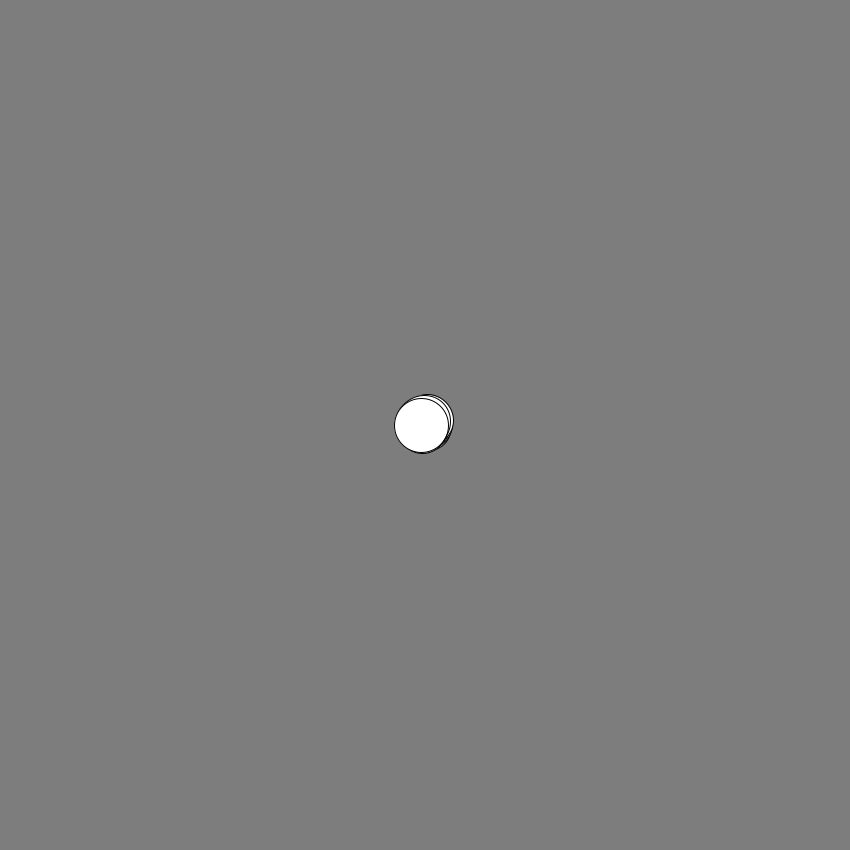
Frame 1 (no input)
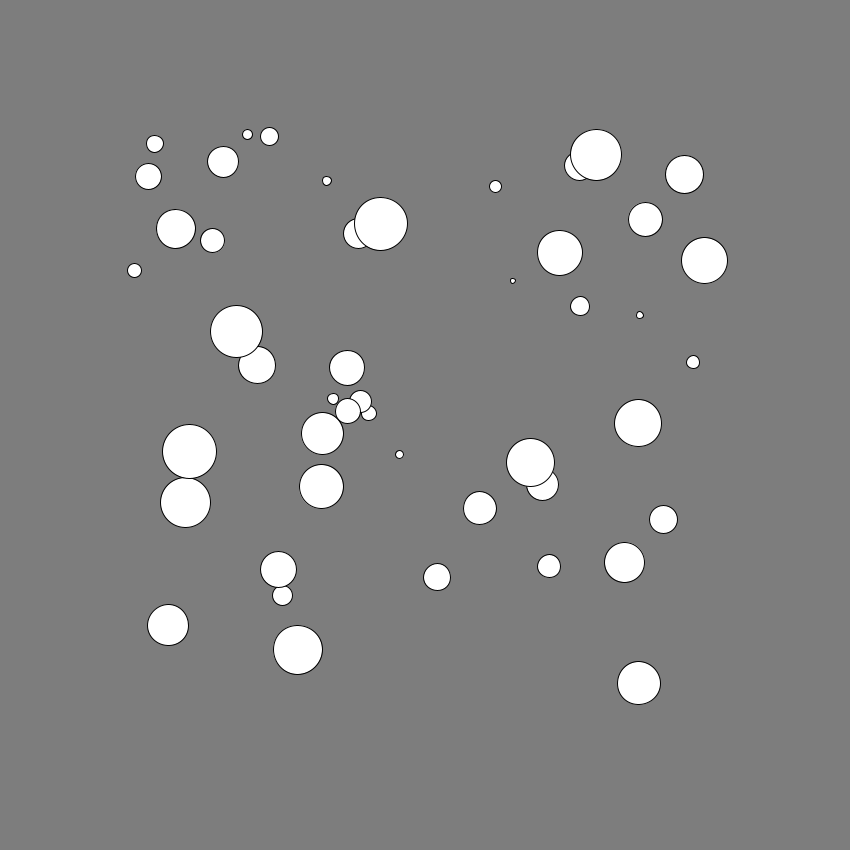
Frame 60 (the mouse pressed at the canvas centre just before this capture)
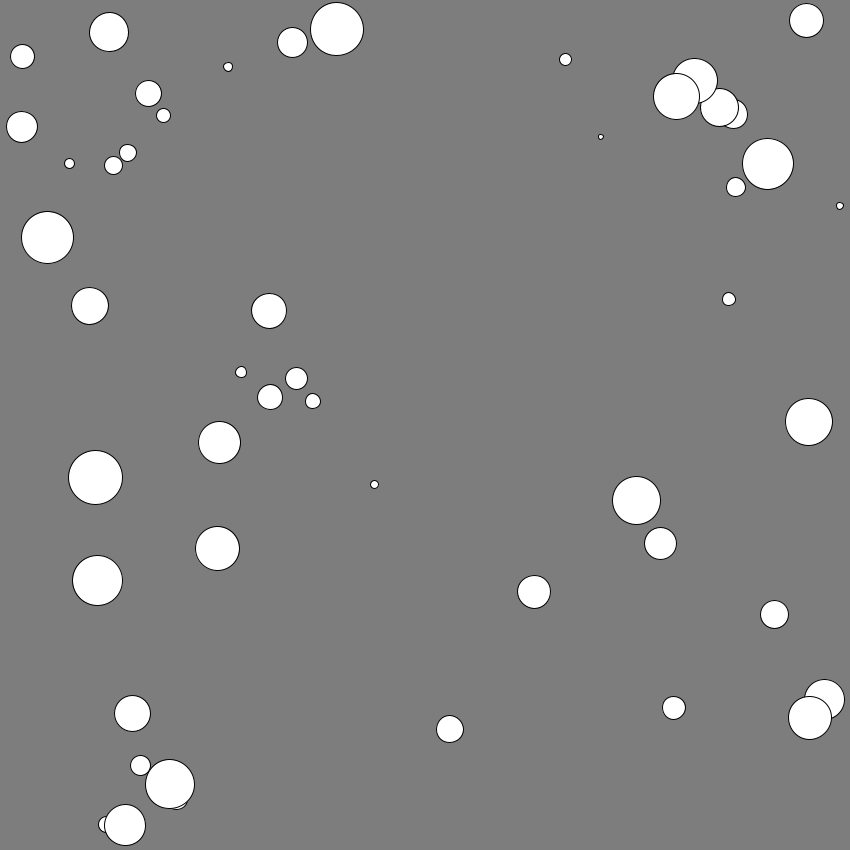
Frame 120 (the mouse held since frame 60 and released just before this capture)

The Processing sketch that drew these frames (run headless with seeded random() and noise(); from frame 60 on, the mouse is pressed at the canvas centre):

// Processing sketch: Array_bouncing_ball_50
// ── Array_bouncing_ball_50.pde
float[] x= new float[50];
float[] y= new float[50];
float[] sz= new float[50];
float[] Xspeed= new float[50];
float[] Yspeed= new float[50];


void setup() {
  size(850, 850);
  for (int i=0; i< x.length; i++) {
    x[i] = width/2; 
    y[i] = height/2; 
    Xspeed[i] = random(-5, 5); 
    Yspeed[i] = random(-5, 5); 
    sz[i] = 5+i;
    frameRate(60);
}
}

void draw() {
  background(125);
  for (int i =0; i<x.length; i++) {
    x[i]+=Xspeed[i]; 
    y[i]+=Yspeed[i]; 
    ellipse(x[i], y[i], sz[i], sz[i]); 

    if (x[i]+sz[i]/2>=width || x[i]-sz[i]/2<=0) {
      Xspeed[i]*=-1;
    } 
    if (y[i]+sz[i]/2>=height || y[i]-sz[i]/2<=0) {
      Yspeed[i]*=-1;
    }
  }
}
